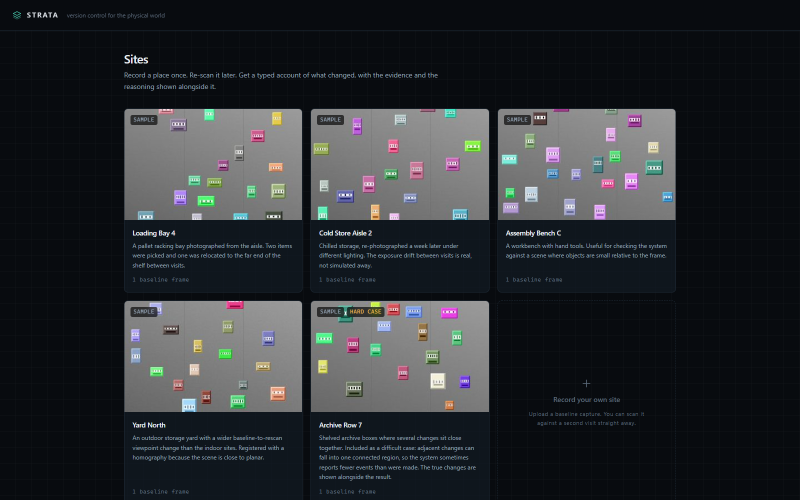
#> input picture docs/screenshots/01-sites.png, 1600 x 1000 px (shown at 1/2 size)
$ python make_submission_images.py
#> lines starting #> are read from the running program, lines starting #| are printed output that depends on the picture
"""Generate the submission images Devpost actually accepts.

Devpost renders both its project gallery and its project thumbnail at 3:2
(the form says so: "For best results, use a 3:2 ratio"), so nothing here is
cropped to fit a ratio the platform will not show. The
screenshots in ``docs/screenshots/`` are 1600x1000 (1.60) because that is what
the console's own verification script captures, and the platform will crop them
wherever it likes - which is how a screenshot of a dense dashboard loses the
approval gate at the bottom, or the header at the top, in a way nobody chose.

So the crops are chosen here, deliberately, and written to ``submission/`` where
they can be looked at before they are uploaded.

    python scripts/make_submission_images.py
"""

from __future__ import annotations

import sys
from pathlib import Path

from PIL import Image, ImageDraw

ROOT = Path(__file__).resolve().parents[1]
sys.path.insert(0, str(Path(__file__).resolve().parent))

# One source for the palette and the letter-spaced text helper. Duplicating them
# across the film and the stills is how a brand colour ends up meaning two
# different things in two files.
from build_video import (  # noqa: E402
    ACCENT,
    ACCENT_BRIGHT,
    EDGE,
    GROUND,
    INK,
    INK_FAINT,
    INK_MUTED,
    RAISED,
    _rule,
    _text,
)
SRC = ROOT / "docs" / "screenshots"
OUT = ROOT / "submission" / "gallery"

GALLERY_RATIO = 3 / 2          # 1500x1000 from a 1600x1000 source
THUMBNAIL_SIZE = (1200, 800)   # 3:2 — what Devpost's thumbnail field asks for

# The screenshots are dense dashboards with the change-set panel against the
# right edge and the approval gate at the bottom, so they are padded to 3:2
# rather than cropped: 100 columns off each side would take the confidence
# numbers with them. The pad colour is the console's own ground, so the padding
# is invisible against the interface.
SHOTS = ("01-sites.png", "02-scan-result.png", "03-compare.png",
         "04-changes.png", "05-coverage.png", "06-gate.png")


# [52 lines left out: functions fit, youtube_thumbnail, not called in this run]


def build() -> list[Path]:
    OUT.mkdir(parents=True, exist_ok=True)
    written: list[Path] = []

    for name in SHOTS:
        source = SRC / name
        if not source.is_file():
            raise SystemExit(f"missing screenshot: {source}")
        image = Image.open(source).convert("RGB")
#> image is the input picture: PIL image 1600x1000 RGB; mean R, G, B 41.4, 44.7, 48.4
        target_h = int(round(image.width / GALLERY_RATIO))
#> target_h = 1067
        canvas = Image.new("RGB", (image.width, target_h), GROUND)
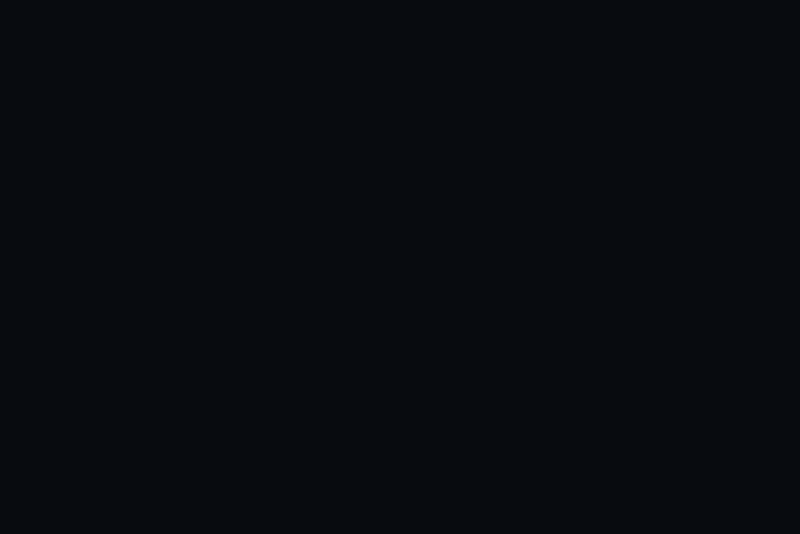
#> canvas: PIL image 1600x1067 RGB (shown at 1/2 size); mean R, G, B 8, 11, 15
        canvas.paste(image, (0, (target_h - image.height) // 2))
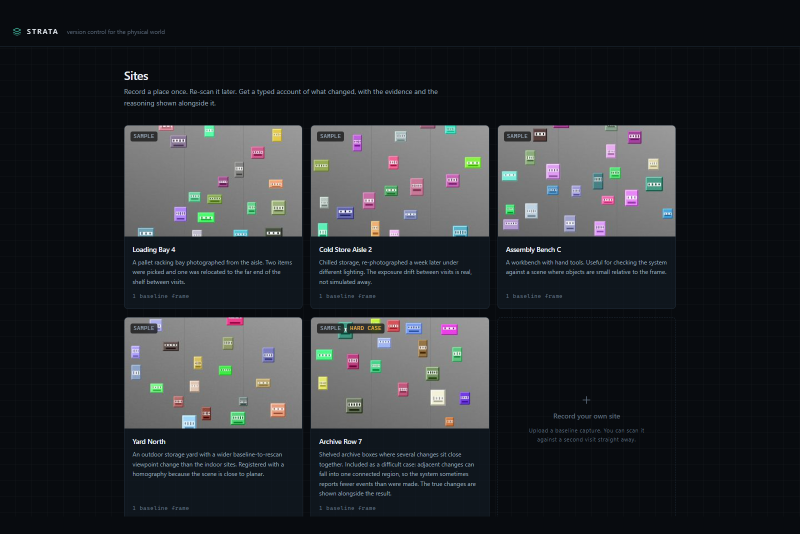
#> canvas: PIL image 1600x1067 RGB (shown at 1/2 size); mean R, G, B 39.3, 42.6, 46.3
        out = OUT / name
        canvas.save(out, optimize=True)
        written.append(out)

    # The architecture diagram belongs in the gallery too: the rules ask for a
    # diagram showing the OpenCV 5 and AWS components, and a judge should not
    # have to open the repository to see it. The diagram is 1.59, so it is
    # padded to 1.50 rather than cropped - every label in it is load-bearing.
#> (the run stopped early here; a loop or call above may not have finished)
